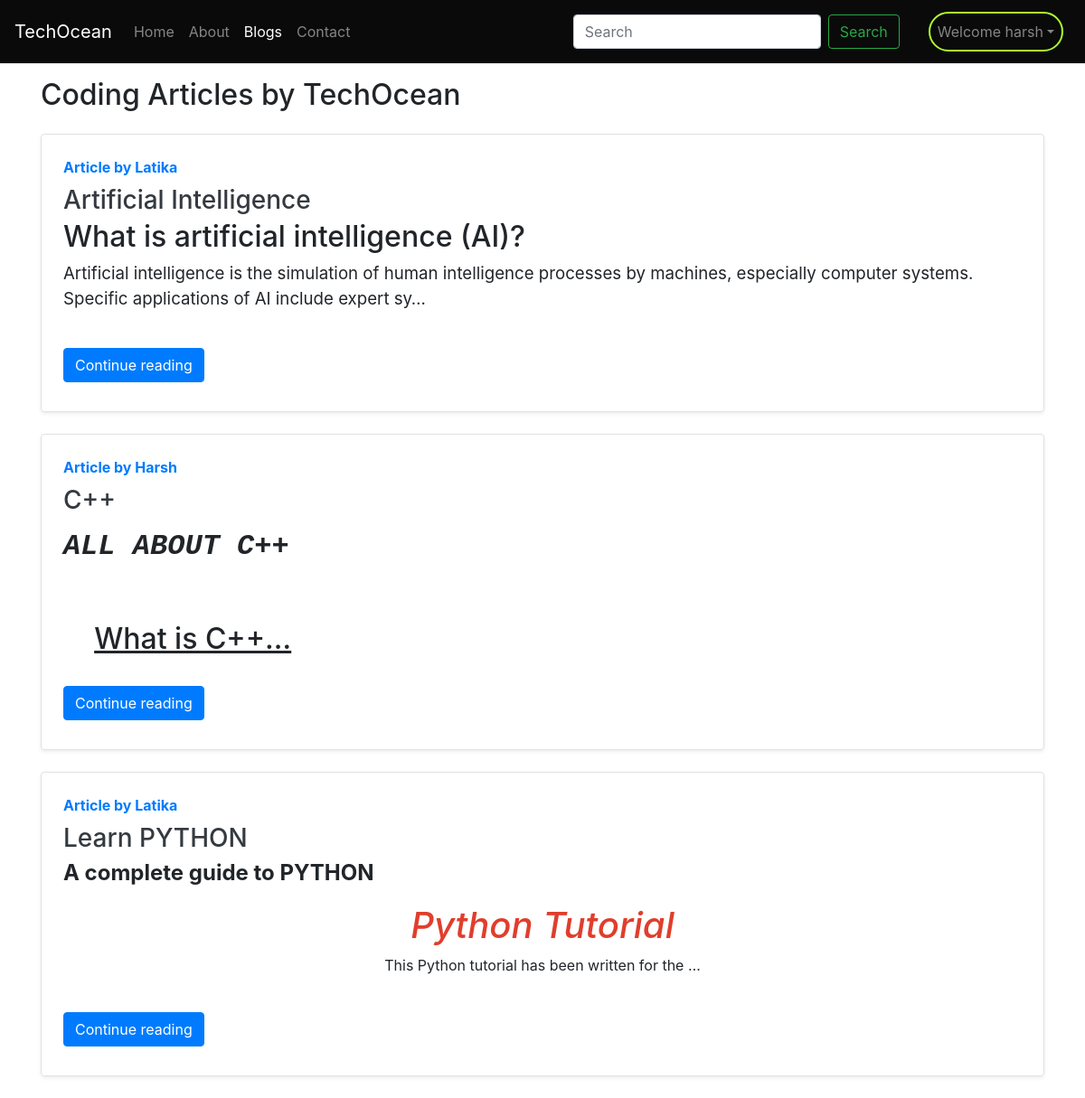
Page /blog/ (signed in) on the committed database.
### blog/models.py (models this page shows, shortened)
class Post(models.Model):
    sno=models.AutoField(primary_key=True)
    title=models.CharField(max_length=255)
    author=models.CharField(max_length=14)
    slug=models.CharField(max_length=130)
    views= models.IntegerField(default=0)
    timeStamp=models.DateTimeField(blank=True)
    content=models.TextField()

### blog/views.py (the view)
# urls.py: path('', views.blogHome, name="bloghome"),
def blogHome(request):
    allPosts= Post.objects.all()
    context={'allPosts': allPosts}
    return render(request, "blog/blogHome.html", context)

### templates/blog/bloghome.html (shortened to what this page needs)
{% extends 'base.html' %}
{% block blogactive %} active {% endblock blogactive %}
{% block body %}
<div class="container my-3">
     <h2>Coding Articles by TechOcean</h2>
    {% for post in allPosts  %}
    <div class="row no-gutters border rounded overflow-hidden flex-md-row mb-4 shadow-sm h-md-250 my-4 position-relative">
        <div class="col p-4 d-flex flex-column position-static">
            <strong class="d-inline-block mb-2 text-primary">Article  by {{post.author}}</strong>
            <h3 class="mb-0"><a class="text-dark" href="/blog/{{post.slug}}">{{post.title}} </a> </h3>
            <p class="card-text mb-auto"> <div class="preview">{{post.content|safe|truncatechars:300}} </div></p>
            <div class="my-2">
            	<a href="/blog/{{post.slug}}" role="button" class="btn btn-primary">Continue reading</a>
            </div>
        </div>
    </div>
        {% endfor %}
</div>
 {% endblock %}

### templates/base.html (shortened to what this page needs)
<!doctype html>
<html lang="en">
<head>
  <link rel="stylesheet" href="https://cdn.jsdelivr.net/npm/bootstrap@4.4.1/dist/css/bootstrap.min.css"
>
  <link rel="stylesheet" href="/static/styles.css">
  <link rel="stylesheet" href="https://unicons.iconscout.com/release/v4.0.0/css/line.css">
</head>
<body style="background-color: white;">
  <nav class="navbar-height navbar navbar-expand-lg navbar-dark" style="background-color: #0a0a0a;">
    <a class="navbar-brand" href="/">TechOcean</a>
    <div class="collapse navbar-collapse" id="navbarSupportedContent">
      <ul class="navbar-nav mr-auto">
        <li class="nav-item {% block homeactive %}  {% endblock homeactive %} ">
          <a class="nav-link" href="/">Home <span class="sr-only">(current)</span></a>
        </li>
        <li class="nav-item {% block aboutactive %}  {% endblock aboutactive %}">
          <a class="nav-link" href="/about">About</a>
        </li>
        <li class="nav-item {% block blogactive %}  {% endblock blogactive %}">
          <a class="nav-link" href="/blog">Blogs</a>
        </li>
        <li class="nav-item{% block contactactive %}  {% endblock contactactive %}">
          <a class="nav-link" href="/contact">Contact</a>
        </li>
      </ul>
      <form method="get" action="/search" class="form-inline my-2 my-lg-0 mx-4">
        <input class="form-control mr-sm-2" type="search" name="query" id="query" placeholder="Search"
          aria-label="Search">
        <button class="btn btn-outline-success my-2 mr-2 my-sm-0" type="submit">Search</button>
      </form>
      {% if user.is_authenticated %}
      <ul class="nav-user navbar-nav mr-2">
        <li class="nav-item dropdown">
          <a class="nav-link dropdown-toggle" href='#' id="navbarDropdown" role="button" data-toggle="dropdown"> Welcome
            {{request.user}}</a>
        </li>
      </ul>
    </div>
    {% endif %}
  </nav>
  {% block body %}
  {% endblock body %}

### static/styles.css (style rules this page uses)
body { background-color: cyan; }
.navbar-height { height: 70px; }
.nav-user { border: 2px solid greenyellow; border-radius: 30px; }
input { border: 2px solid black; }

### rows in the picture
Post: author "Latika", title "Artificial Intelligence", content "What is artificial intelligence (AI)? Artificial intelligence is the simulation of human intelligence processes by machines, especially computer systems. Specific applications of AI include expert sy…"
Post: author "Harsh", title "C++", content "ALL ABOUT C++ What is C++…"
Post: author "Latika", title "Learn PYTHON", content "A complete guide to PYTHON Python Tutorial This Python tutorial has been written for the …"

### other values in the picture
{{ request.user }} "harsh"
